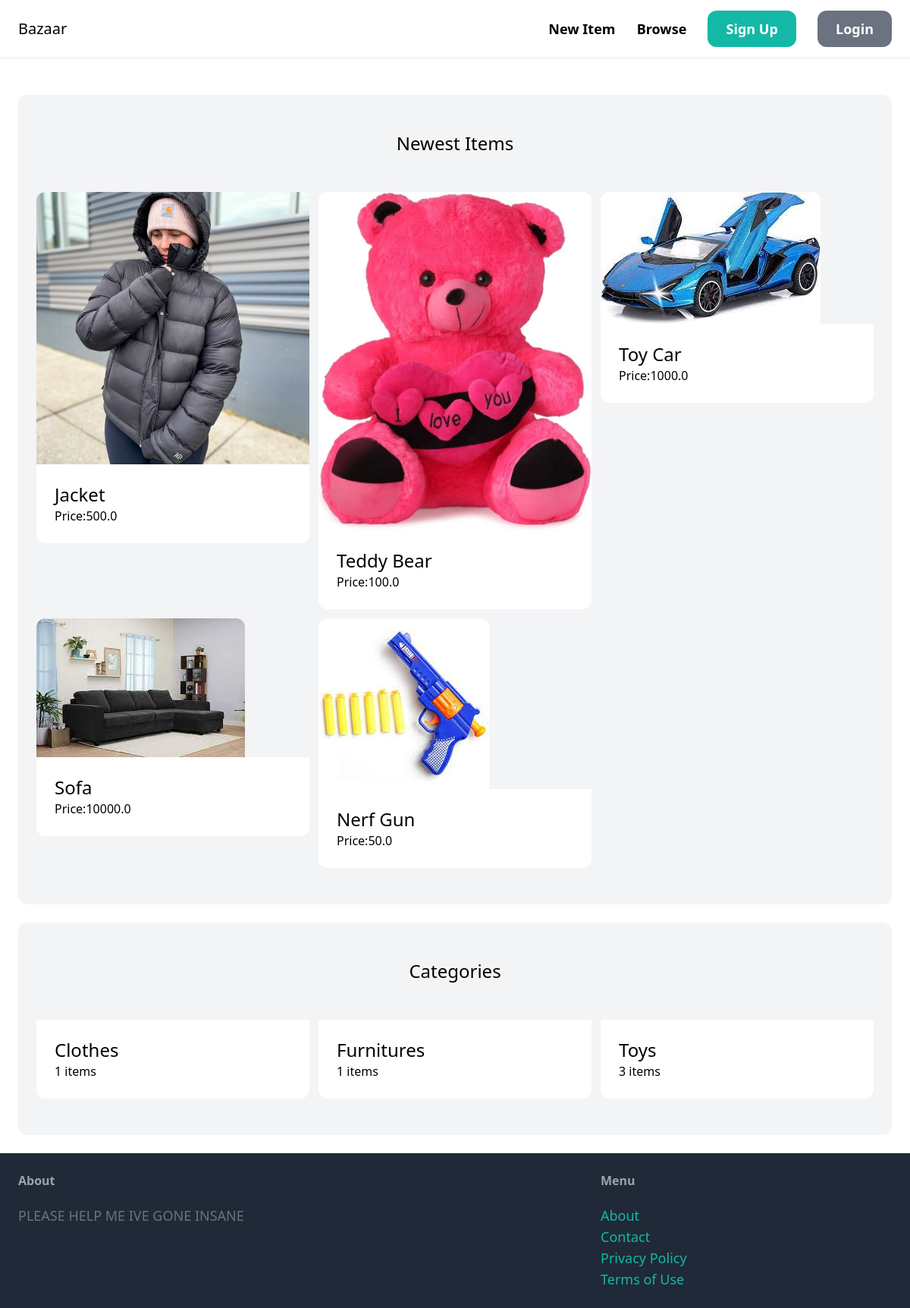
The page /user/ on the database its author committed.
### item/models.py (models this page shows, shortened)
class Item(models.Model):
    category= models.ForeignKey(Category, related_name='items',on_delete=models.CASCADE)
    name=models.CharField(max_length=255)
    description = models.TextField(blank=True,null=True)
    price = models.FloatField()
    image=models.ImageField(upload_to='item_images', blank=True,null=True)
    is_sold=models.BooleanField(default=False)
    created_by = models.ForeignKey(User, related_name='items',on_delete=models.CASCADE)
    created_at = models.DateTimeField(auto_now_add=True)

class Category(models.Model):
    name = models.CharField(max_length=255)
    class Meta:
        ordering = ('name',)
        verbose_name_plural = 'Categories'

### core/views.py (the view)
# urls.py: path('user/',views.loggedin,name='loggedin'),
def loggedin(request):
    items=Item.objects.filter(is_sold=False)[0:6]
    categories=Category.objects.all()
    return render(request,'core/loggedin.html',{
        'categories' : categories,
        'items' : items,
    })

### core/templates/core/loggedin.html (shortened to what this page needs)
{% extends 'core/base.html' %}
{% block content%}
<div class="mt-6 px-6 py-12 bg-gray-100 rounded-xl">
    <h2 class="mb-12 text-2xl text-center"> Newest Items</h2>
    <div class="grid grid-cols-3 gap-3">
        {%for item in items%}
        <div>
            <a href="{% url 'item:detail' item.id %}">
                <div>
                    <img src="{{item.image.url}}" class="rounded-t-xl">
                </div>
            <div class="p-6 bg-white rounded-b-xl">
                <h2 class="text-2xl">{{item.name}}</h2>
                <p class="text-black-100">Price:{{item.price}}</p>
            </div>
            </a>
        </div>
        {% endfor %}
    </div>
</div>
<div class="mt-6 px-6 py-12 bg-gray-100 rounded-xl">
    <h2 class="mb-12 text-2xl text-center"> Categories</h2>
    <div class="grid grid-cols-3 gap-3">
        {% for category in categories%}
        <div>
            <a href="#">
            <div class="p-6 bg-white rounded-b-xl">
                <h2 class="text-2xl">{{category.name}}</h2>
                <p class="text-black-100">{{category.items.count}} items</p>
            </div>
            </a>
        </div>
        {%endfor%}
    </div>
</div>
        {%endblock%}

### rows shown on the page
Item: image (picture), name "Jacket", price "500.0"
Item: image (picture), name "Teddy Bear", price "100.0"
Item: image (picture), name "Toy Car", price "1000.0"
Item: image (picture), name "Sofa", price "10000.0"
Item: image (picture), name "Nerf Gun", price "50.0"
Category: name "Clothes", items.count "1"
Category: name "Furnitures", items.count "1"
Category: name "Toys", items.count "3"
